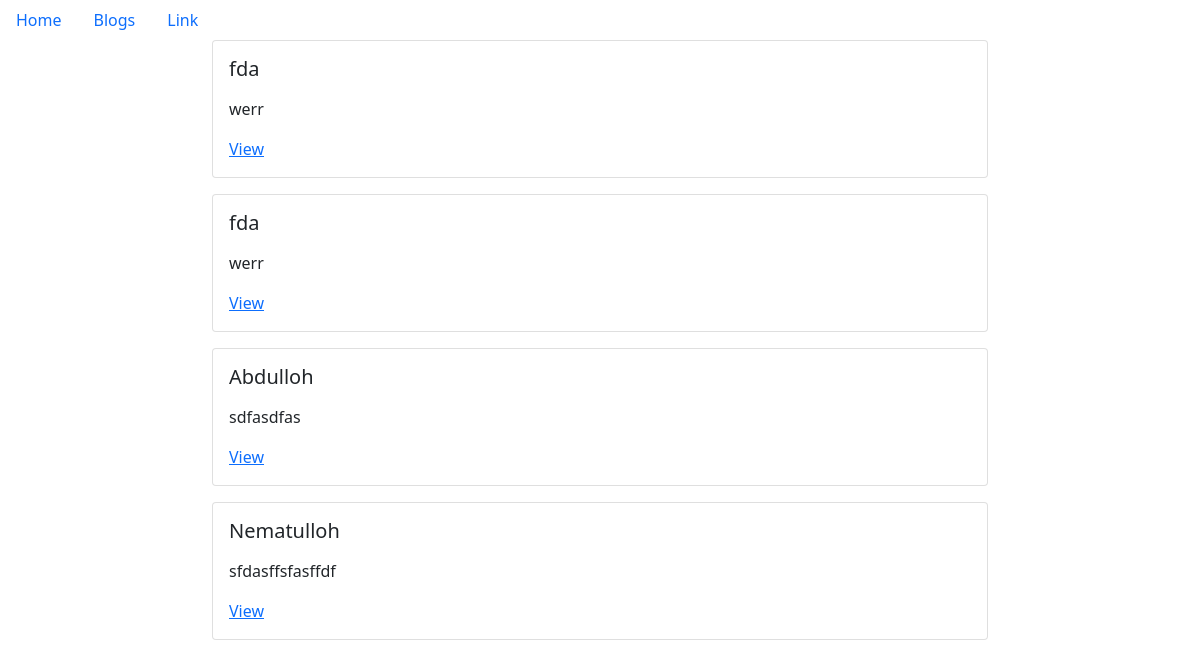
The page /blogs/ on the database as committed earlier.
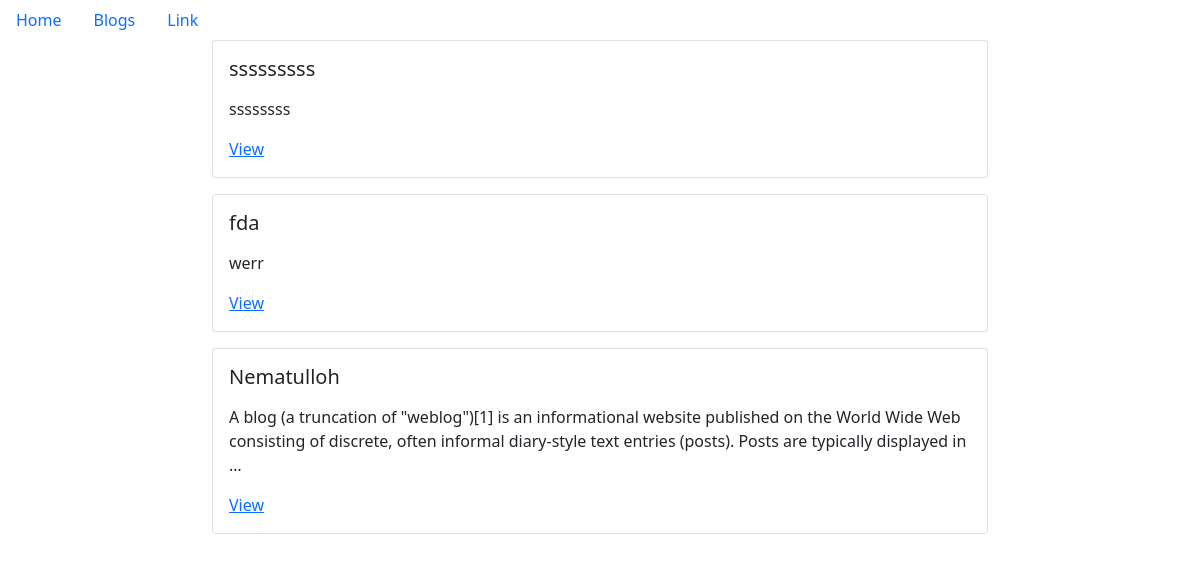
The same page on the database as committed later.
### blog/models.py (models this page shows, shortened)
class BlogPostModels(models.Model): #blogpostmodels_set() -> query set
    user = models.ForeignKey(User, default=1, null=True, on_delete=models.SET_NULL)
    titleModels = models.CharField(max_length=100)
    contentModels = models.TextField(null=True, blank=True)
    slugModels = models.SlugField(unique=True)
    publushed_dateME = models.DateTimeField(auto_now=False, auto_now_add=False)
    timestampMe = models.DateTimeField(auto_now_add=True)
    updatedMe = models.DateTimeField(auto_now=True)
    class Meta:
        ordering = ["-publushed_dateME", "-timestampMe", "-updatedMe"]
    def get_absolute_url(self):
        return f"/blogs/{self.slugModels}/"

### blog/views.py (the view)
# urls.py: path('', blog_post_list_view), #this one works for blogs -> list of blogs
def blog_post_list_view(request):
    qs = BlogPostModels.objects.all() # queryset -> list of python objects
    titleme = "blog/list.html"
    belowme = {"object_listme": qs}
    return render(request, titleme, belowme)

### blog/templates/blog/list.html
{% extends "base.html"%}
{% block contentme %}
<div class="row">
    {% for i in object_listme %}
        {% include "blog/list_inline.html" with blog=i truncate=True detail=False %}
    {% endfor %}
</div>
{% endblock %}

### blog/templates/blog/list_inline.html
<div class="col-12 col-md-8 mb-3 mx-auto">
<div class="card">
    <div class="card-body">
        <h5 class="card-title">{{ blog.titleModels}}</h5>
        <p class="card-text">
            {% if truncate %}
                {{ blog.contentModels | linebreaks | truncatewords:30}}
            {% else %}
                {{ blog.contentModels | linebreaks }}
            {% endif %}
        </p>
        {% if not detail %}
            <a href="{{ blog.get_absolute_url }}">View</a>
        {% endif %}
    </div>
</div>
</div>

Rows that differ between the two databases and show on the page:
removed BlogPostModels: titleModels "fda", contentModels "werr"
removed BlogPostModels: titleModels "Abdulloh", contentModels "sdfasdfas"
added BlogPostModels: titleModels "sssssssss", contentModels "ssssssss"
changed BlogPostModels "Nematulloh": contentModels "sfdasffsfasffdf" → "A blog (a truncation of \"weblog\")[1] is an informational website published on the World Wide Web consisting of discrete, often informal diary-style text entries (posts). Posts are typically displayed in …"
